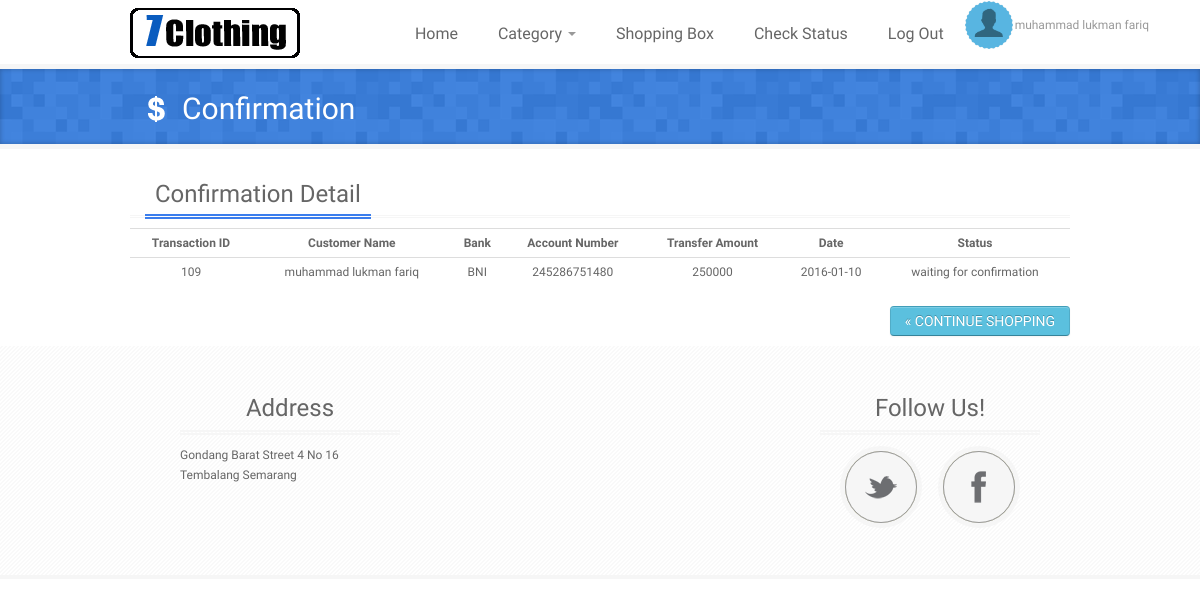
/selesai.php (signed in), run on the app's committed database.
### tables this page shows
CREATE TABLE IF NOT EXISTS `pelanggan` (
  `id_usr` int(11) NOT NULL,
  `nm_usr` varchar(25) NOT NULL,
  `email_usr` varchar(25) NOT NULL,
  `pas_usr` varchar(25) NOT NULL,
  `almt_usr` text NOT NULL,
  `id_prov` int(11) NOT NULL,
  `id_kab` int(11) NOT NULL,
  `kd_pos` int(5) NOT NULL
);

CREATE TABLE IF NOT EXISTS `konfirmasi_pembayaran` (
  `id_transaksi` int(11) NOT NULL,
  `nama_pengirim` varchar(25) NOT NULL,
  `nama_bank` varchar(25) NOT NULL,
  `no_rekening` varchar(25) NOT NULL,
  `jumlah_transfer` int(11) NOT NULL,
  `tgl_transfer` date NOT NULL
);

CREATE TABLE IF NOT EXISTS `status_transaksi` (
  `id_transaksi` int(11) NOT NULL,
  `id_user` int(11) NOT NULL,
  `status` varchar(25) NOT NULL,
  `tgl_update` date NOT NULL
);

### selesai.php (the view, shortened to what this page needs)
<?php
	include('login.php');
?>
<?php
	require_once("koneksi.php");
?>
<!DOCTYPE html>
<html lang="en">
<head>
    <link href="css/bootstrap.css" rel="stylesheet">
    <link href="css/bootstrap-responsive.css" rel="stylesheet">
	<link href="css/style.css" rel="stylesheet">
</head>
<body>
	<header>
		<div class="container">
			<div class="row">
				<div class="logo span3">
					<a class="brand" href="#"><img src="img/logo2.png" alt="Logo"></a>
				</div>
				<?php
					if(isset($_SESSION['login'])){
						echo '<div class="span10">';
					}else{
						echo '<div class="span9">';
					}
				?>
					<div class="navbar navbar-inverse">
			    		<div class="navbar-inner">
			          		<div class="nav-collapse collapse">
			            		<ul class="nav">
			              			<li><a href="index.php">Home</a></li>
			              			<li class="dropdown">
			                			<a href="#" class="dropdown-toggle" data-toggle="dropdown">Category <b class="caret"></b></a>
																<?php
																	$sql2 = mysqli_query($koneksi, "SELECT * FROM sub_kategori WHERE id_kategori='P01'");
																	while($result = mysqli_fetch_array($sql2)){
																		echo '<a href="man.php?id_sub='.$result['idsub_kategori'].'">'.$result['nama_sub'].'<br></a>';
																	}
																?>
																<?php
																	$sql2 = mysqli_query($koneksi, "SELECT * FROM sub_kategori WHERE id_kategori='P02'");
																	while($result = mysqli_fetch_array($sql2)){
																		echo '<a href="woman.php?id_sub='.$result['idsub_kategori'].'">'.$result['nama_sub'].'<br></a>';
																	}
																?>
																	<?php
																		$sql2 = mysqli_query($koneksi, "SELECT * FROM sub_kategori WHERE id_kategori='P03'");
																		while($result = mysqli_fetch_array($sql2)){
																			echo '<a href="kids.php?id_sub='.$result['idsub_kategori'].'">'.$result['nama_sub'].'<br></a>';
																		}
																	?>
			              			</li>
                                    <?php if(isset($_SESSION['login'])){echo '<li><a href="detail.php">Shopping Box</a></li>'; }?>
									<?php if(isset($_SESSION['login'])){echo '<li><a href="check_status.php">Check Status</a></li>'; }?>
									<li><a href="logout.php">Log Out</a></li>
									<li>
										<div>
											<table>
												<tr>
													<?php
														if(isset($_SESSION['login'])){
															$id = $_SESSION['id_user'];
															$query = mysqli_query($koneksi, "SELECT nm_usr FROM pelanggan WHERE id_usr='$id'");
															$result = mysqli_fetch_array($query);
															echo '<td><img src ="gambar/men.png" width="48px" align="center"/></td>';
														}
														if (isset($result['nm_usr'])){echo '<td>'.$result['nm_usr'].'</td>';}
													?>
												</tr>
											</table>
										</div>
									</li>
			            		</ul>
			          		</div>
			        	</div>
			      	</div>
				</div>
			</div>
		</div>
	</header>
	<div id="page-title">
		<div id="page-title-inner">
			<div class="container">
				<h2><i class="ico-usd ico-white"></i>Confirmation</h2>
			</div>
		</div>
	</div>
	<div id="wrapper">
		<div class="container">
            <div class="title"><h3>Confirmation Detail</h3></div>
			<table class="table table-hover table-condensed">
			<tr>
				<th><center>Transaction ID</center></th>
				<th><center>Customer Name</center></th>
				<th><center>Bank</center></th>
				<th><center>Account Number</center></th>
				<th><center>Transfer Amount</center></th>
				<th><center>Date</center></th>
				<th><center>Status</center></th>
			</tr>
				<?php
							$query = mysqli_query($koneksi, "select * from konfirmasi_pembayaran ORDER BY id_transaksi DESC");
							$data1 = mysqli_fetch_array($query);
							$query = mysqli_query($koneksi, "SELECT * FROM status_transaksi ORDER BY id_transaksi DESC");
							$data2 = mysqli_fetch_array($query);
				?>
			<tr>
				<td><center><?php echo $data1['id_transaksi']; ?></center></td>
				<td><center><?php echo $data1['nama_pengirim']; ?></center></td>
				<td><center><?php echo $data1['nama_bank']; ?></center></td>
				<td><center><?php echo $data1['no_rekening']; ?></center></td>
				<td><center><?php echo $data1['jumlah_transfer']; ?></center></td>
				<td><center><?php echo $data1['tgl_transfer']; ?></center></td>
				<td><center><?php echo $data2['status']; ?></center></td>
			</tr>
				<?php
					echo '
						</table>
						<p><div align="right">
							<a href="index.php" class="btn btn-info">&laquo; CONTINUE SHOPPING</a>
						</div></p>';
				?>
		</div>
	</div>
	<div id="footer">
		<div class="container">
			<div class="row">
				<div class="span3" style="padding-left : 50px">
					<h3 align="center">Address</h3>
					Gondang Barat Street 4 No 16 Tembalang Semarang<br />
				</div>
				<div class="span3" style="padding-left : 400px">
					<h3 align="center">Follow Us!</h3>
					<ul class="social-grid">
						<li>
							<div class="social-item">
								<div class="social-info-wrap">
									<div class="social-info">
										<div class="social-info-front social-twitter">
											<a href="http://twitter.com"></a>
										</div>
										<div class="social-info-back social-twitter-hover">
											<a href="http://twitter.com"></a>
										</div>
									</div>
								</div>
							</div>
						</li>
						<li>
							<div class="social-item">
								<div class="social-info-wrap">
									<div class="social-info">
										<div class="social-info-front social-facebook">
											<a href="http://facebook.com"></a>
										</div>
										<div class="social-info-back social-facebook-hover">
											<a href="http://facebook.com"></a>
										</div>
									</div>
								</div>
							</div>
						</li>
					</ul>
				</div>
			</div>
		</div>
	</div>
</body>
</html>

### css/style.css (style rules this page uses)
body { font-family: 'Droid Sans'; font-size: 12px; color: #666; }
h1, h2, h3, h4, h5, h6 { font-family: "Boogaloo" !important; font-weight: normal !important; color: #666; margin: 0; padding: 0; }
.title { border-bottom: 3px double #f6f6f6; margin-bottom: 10px; }
.title h1, .title h2, .title h3, .title h4, .title h5, .title h6 { border-bottom: 5px double #3b7eed !important; margin-bottom: -4px !important; display: inline-block !important; padding: 0px 10px !important; margin-left:15px !important; margin-right:15px !important; }
#wrapper { background: #fff; }
ul, ol { margin: 0; }
ul { list-style: none outside; }
header { background: #fff; border-bottom: 5px solid #f6f6f6; }
.logo img { margin-top:8px; }
.navbar, .navbar-inner, .nav { float: right; background: #fff !important; border: none; -webkit-box-shadow: none; -moz-box-shadow: none; box-shadow: none; padding: 0px; margin: 0; }
.navbar-inner { padding-left: 0px !important; padding-right: 0px !important; }
.navbar .nav > li > a { color: #666; border-top:4px solid #fff; text-shadow: none; font-size: 16px; padding: 20px; }
#page-title { background: url(../img/bg-grey2.png); display: block; margin-bottom: 25px; position: relative; z-index: 20; border-bottom: 5px solid #f6f6f6; }
#page-title-inner { background: rgba(48,121,221, 0.9); -webkit-box-shadow: inset 0px 0px 5px rgba(0,0,0,.25); -moz-box-shadow: inset 0px 0px 5px rgba(0,0,0,.25); box-shadow: inset 0px 0px 5px rgba(0,0,0,.25); padding: 10px; }
#page-title i { margin: -6px 2px -5px -18px; padding: 0px; }
#page-title h2 { display: inline-block; font-family: "Boogaloo" !important; color: #fff; padding: 10px 20px 5px 20px; font-size: 30px; }
#footer { background: url(../img/bg-k10.png) repeat; border-bottom: 4px solid #f6f6f6; color: #666 !important; padding: 40px 0px; z-index: 1; position: relative; opacity: 1; }
#footer, #footer p, #footer a { color: #666 !important; }
#footer h3 { padding: 2px 0px !important; margin-bottom: 10px; color: #666; border-bottom: 5px double #f6f6f6; }
.btn { border-color: #c5c5c5; border-color: rgba(0, 0, 0, 0.15) rgba(0, 0, 0, 0.15) rgba(0, 0, 0, 0.25); }
.btn-info { background-color: #49afcd; color: #ffffff; background-image: -moz-linear-gradient(top, #5bc0de, #5bc0de); background-image: -ms-linear-gradient(top, #5bc0de, #5bc0de); background-image: -webkit-gradient(linear, 0 0, 0 100%, from(#5bc0de), to(#5bc0de)); background-image: -webkit-linear-gradient(top, #5bc0de, #5bc0de); background-image: -o-linear-gradient(top, #5bc0de, #5bc0de); background-image: linear-gradient(top, #5bc0de, #5bc0de); background-repeat: repeat-x; filter: progid:DXImageTransform.Microsoft.gradient(startColorstr='#'5bc0de, endColorstr='#'5bc0de, GradientType=0); border-color: #2f96b4 #2f96b4 #1f6377; border-color: rgba(0, 0, 0, 0.1) rgba(0, 0, 0, 0.1) rgba(0, 0, 0, 0.25); filter: progid:DXImageTransform.Microsoft.gradient(enabled = false); }
@media only screen and (min-width: 960px) { header { height: 64px; } }

### data on the page
pelanggan: nm_usr "muhammad lukman fariq"
konfirmasi_pembayaran: id_transaksi "109", nama_pengirim "muhammad lukman fariq", nama_bank "BNI", no_rekening "245286751480", jumlah_transfer "250000", tgl_transfer "2016-01-10"
status_transaksi: status "waiting for confirmation"
